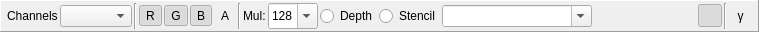
  <widget class="QFrame" name="channelsToolbar">
   <property name="geometry">
    <rect>
     <x>3</x>
     <y>3</y>
     <width>746</width>
     <height>32</height>
    </rect>
   </property>
   <property name="sizePolicy">
    <sizepolicy hsizetype="Minimum" vsizetype="Fixed">
     <horstretch>0</horstretch>
     <verstretch>0</verstretch>
    </sizepolicy>
   </property>
   <property name="minimumSize">
    <size>
     <width>0</width>
     <height>32</height>
    </size>
   </property>
   <property name="frameShape">
    <enum>QFrame::Panel</enum>
   </property>
   <property name="frameShadow">
    <enum>QFrame::Raised</enum>
   </property>
   <layout class="QHBoxLayout" name="horizontalLayout_5">
    <property name="spacing">
     <number>2</number>
    </property>
    <property name="leftMargin">
     <number>6</number>
    </property>
    <property name="topMargin">
     <number>2</number>
    </property>
    <property name="rightMargin">
     <number>6</number>
    </property>
    <property name="bottomMargin">
     <number>2</number>
    </property>
    <item>
     <widget class="QLabel" name="channelLabel">
      <property name="text">
       <string>Channels</string>
      </property>
     </widget>
    </item>
    <item>
     <widget class="QComboBox" name="channels">
      <property name="frame">
       <bool>true</bool>
      </property>
     </widget>
    </item>
    <item>
     <widget class="Line" name="line_2">
      <property name="orientation">
       <enum>Qt::Vertical</enum>
      </property>
     </widget>
    </item>
    <item>
     <widget class="RDToolButton" name="channelRed">
      <property name="toolTip">
       <string>Show Red (Right click to toggle solo)</string>
      </property>
      <property name="text">
       <string>R</string>
      </property>
      <property name="checkable">
       <bool>true</bool>
      </property>
      <property name="checked">
       <bool>true</bool>
      </property>
      <property name="autoRaise">
       <bool>true</bool>
      </property>
     </widget>
    </item>
    <item>
     <widget class="RDToolButton" name="channelGreen">
      <property name="toolTip">
       <string>Show Green (Right click to toggle solo)</string>
      </property>
      <property name="text">
       <string>G</string>
      </property>
      <property name="checkable">
       <bool>true</bool>
      </property>
      <property name="checked">
       <bool>true</bool>
      </property>
      <property name="autoRaise">
       <bool>true</bool>
      </property>
     </widget>
    </item>
    <item>
     <widget class="RDToolButton" name="channelBlue">
      <property name="toolTip">
       <string>Show Blue (Right click to toggle solo)</string>
      </property>
      <property name="text">
       <string>B</string>
      </property>
      <property name="checkable">
       <bool>true</bool>
      </property>
      <property name="checked">
       <bool>true</bool>
      </property>
      <property name="autoRaise">
       <bool>true</bool>
      </property>
     </widget>
    </item>
    <item>
     <widget class="RDToolButton" name="channelAlpha">
      <property name="toolTip">
       <string>Show Alpha (Right click to toggle solo)</string>
      </property>
      <property name="text">
       <string>A</string>
      </property>
      <property name="checkable">
       <bool>true</bool>
      </property>
      <property name="checked">
       <bool>false</bool>
      </property>
      <property name="autoRaise">
       <bool>true</bool>
      </property>
     </widget>
    </item>
    <item>
     <widget class="Line" name="mulSep">
      <property name="orientation">
       <enum>Qt::Vertical</enum>
      </property>
     </widget>
    </item>
    <item>
     <widget class="QLabel" name="mulLabel">
      <property name="text">
       <string>Mul:</string>
      </property>
     </widget>
    </item>
    <item>
     <widget class="QComboBox" name="hdrMul">
      <property name="sizePolicy">
       <sizepolicy hsizetype="Preferred" vsizetype="Preferred">
        <horstretch>0</horstretch>
        <verstretch>0</verstretch>
       </sizepolicy>
      </property>
      <property name="minimumSize">
       <size>
        <width>50</width>
        <height>0</height>
       </size>
      </property>
      <property name="editable">
       <bool>true</bool>
      </property>
      <property name="currentText">
       <string>128</string>
      </property>
      <property name="insertPolicy">
       <enum>QComboBox::NoInsert</enum>
      </property>
     </widget>
    </item>
    <item>
     <widget class="QRadioButton" name="depthDisplay">
      <property name="text">
       <string>Depth</string>
      </property>
     </widget>
    </item>
    <item>
     <widget class="QRadioButton" name="stencilDisplay">
      <property name="text">
       <string>Stencil</string>
      </property>
     </widget>
    </item>
    <item>
     <widget class="QComboBox" name="customShader">
      <property name="sizePolicy">
       <sizepolicy hsizetype="Preferred" vsizetype="Fixed">
        <horstretch>0</horstretch>
        <verstretch>0</verstretch>
       </sizepolicy>
      </property>
      <property name="minimumSize">
       <size>
        <width>150</width>
        <height>0</height>
       </size>
      </property>
      <property name="editable">
       <bool>true</bool>
      </property>
      <property name="insertPolicy">
       <enum>QComboBox::NoInsert</enum>
      </property>
     </widget>
    </item>
    <item>
     <widget class="QToolButton" name="customCreate">
      <property name="toolTip">
       <string>Create New Custom Shader</string>
      </property>
      <property name="text">
       <string/>
      </property>
      <property name="icon">
       <iconset resource="../Resources/resources.qrc">
        <normaloff>:/add.png</normaloff>:/add.png</iconset>
      </property>
      <property name="autoRaise">
       <bool>true</bool>
      </property>
     </widget>
    </item>
    <item>
     <widget class="QToolButton" name="customEdit">
      <property name="toolTip">
       <string>Edit Selected Shader</string>
      </property>
      <property name="text">
       <string/>
      </property>
      <property name="icon">
       <iconset resource="../Resources/resources.qrc">
        <normaloff>:/page_white_edit.png</normaloff>:/page_white_edit.png</iconset>
      </property>
      <property name="autoRaise">
       <bool>true</bool>
      </property>
     </widget>
    </item>
    <item>
     <widget class="QToolButton" name="customDelete">
      <property name="toolTip">
       <string>Delete Custom Shader</string>
      </property>
      <property name="text">
       <string/>
      </property>
      <property name="icon">
       <iconset resource="../Resources/resources.qrc">
        <normaloff>:/del.png</normaloff>:/del.png</iconset>
      </property>
      <property name="autoRaise">
       <bool>true</bool>
      </property>
     </widget>
    </item>
    <item>
     <widget class="QToolButton" name="backcolorPick">
      <property name="toolTip">
       <string>Alpha: Pick Solid Background Color</string>
      </property>
      <property name="text">
       <string/>
      </property>
      <property name="icon">
       <iconset resource="../Resources/resources.qrc">
        <normaloff>:/color_wheel.png</normaloff>:/color_wheel.png</iconset>
      </property>
      <property name="checkable">
       <bool>true</bool>
      </property>
      <property name="autoRaise">
       <bool>true</bool>
      </property>
     </widget>
    </item>
    <item>
     <widget class="QToolButton" name="checkerBack">
      <property name="toolTip">
       <string>Alpha: Show Checkerboard Background</string>
      </property>
      <property name="text">
       <string/>
      </property>
      <property name="icon">
       <iconset resource="../Resources/resources.qrc">
        <normaloff>:/checkerboard.png</normaloff>:/checkerboard.png</iconset>
      </property>
      <property name="checkable">
       <bool>true</bool>
      </property>
      <property name="checked">
       <bool>true</bool>
      </property>
      <property name="autoRaise">
       <bool>true</bool>
      </property>
     </widget>
    </item>
    <item>
     <widget class="Line" name="gammaSep">
      <property name="orientation">
       <enum>Qt::Vertical</enum>
      </property>
     </widget>
    </item>
    <item>
    <widget class="QToolButton" name="gammaDisplay">
      <property name="minimumSize">
       <size>
        <width>23</width>
        <height>22</height>
       </size>
      </property>
      <property name="toolTip">
       <string>Override display of linear data in gamma space

See FAQ on &quot;Gamma display of linear data&quot;</string>
      </property>
      <property name="text">
       <string>γ</string>
      </property>
      <property name="checkable">
       <bool>true</bool>
      </property>
      <property name="checked">
       <bool>false</bool>
      </property>
      <property name="autoRaise">
       <bool>true</bool>
      </property>
     </widget>
    </item>
   </layout>
  </widget>
